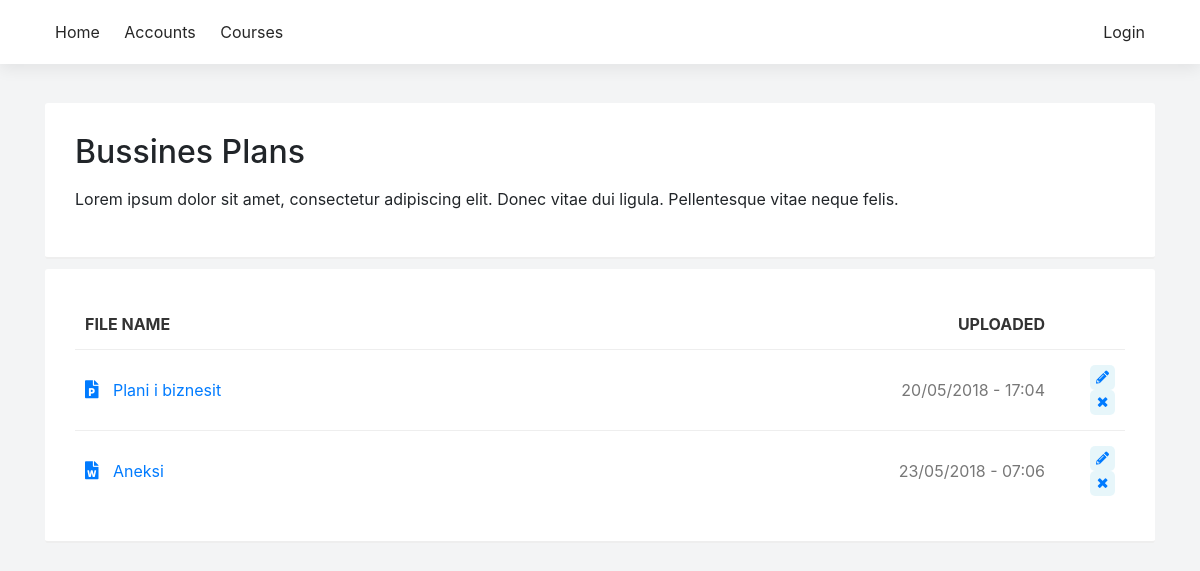
Page /programs/course/5 on the committed database.
### sems/models.py (models this page shows)
class Course(models.Model):
    name = models.CharField(max_length=200)
    summary = models.TextField(max_length=600, null=True, blank=True)
    program = models.ForeignKey(Program, on_delete=models.CASCADE)
    start_date = models.DateField()
    end_date = models.DateField()
    credits = models.IntegerField(null=True, default=80)
    def __str__(self):
        return self.name

class Upload(models.Model):
    name = models.CharField(max_length=100)
    course = models.ForeignKey(Course, on_delete=models.CASCADE)
    file = models.FileField(upload_to='files/', validators=[FileExtensionValidator(['pdf', 'docx', 'doc', 'xls', 'xlsx', 'ppt', 'pptx', 'zip', 'rar', '7zip'])])
    upload_time = models.DateTimeField(default=datetime.now, null=True)
    def get_extension_short(self):
        ext = str(self.file).split(".")
        ext = ext[len(ext)-1]
        if ext == 'doc' or ext == 'docx':
            return 'word'
        elif ext == 'pdf':
            return 'pdf'
        elif ext == 'xls' or ext == 'xlsx':
            return 'excel'
        elif ext == 'ppt' or ext == 'pptx':
            return 'powerpoint'
        elif ext == 'zip' or ext == 'rar' or ext == '7zip':
            return 'archive'
    def __str__(self):
        return str(self.file)[6:]

### sems/views.py (the view)
# urls.py: path('programs/course/<int:pk>', views.course_detail, name='course_detail'),
def course_detail(request, pk):
    course = Course.objects.get(pk = pk)
    files = Upload.objects.filter(course_id = pk)
    users = User.objects.all()
    return render(
        request, 'course_single.html', {'usrs': users, 'course': course, 'files': files, 'media_url': settings.MEDIA_ROOT},
    )

### sems/templates/course_single.html (shortened to what this page needs)
{% extends 'base_generic.html' %}
{% block content %}
<div class="card-box">
    <h2>{{ course }}</h2>
    <p>Lorem ipsum dolor sit amet, consectetur adipiscing elit. Donec vitae dui ligula. Pellentesque vitae neque felis.</p>
</div>
{% load static %}
<div class="shadow-box">
    {% if files %}
    <table>
        <thead>
            <tr>
                <th>File name</th>
                <th class="text-right">Uploaded</th>
                <th></th>
            </tr>
        </thead>
        <tbody>
        {% for file in files %}
        <tr>
            <td><a href="{% static 'uploads/' %}{{ file.file }}" title="{{ file }}"><i style="font-size: 18px; padding-right: 10px;" class="fas fa-file-{{ file.get_extension_short }}"></i> {{ file.name }}</a><br/></td>
            <td class="text-right">{{ file.upload_time|date:'d/m/Y - H:i' }}</td>
            <td style="width: 70px" class="text-right"><a href="#"><span class="label sm-label"><i class="fas fa-pencil-alt"></i></span></a>
                <a href="#"><span class="label sm-label"><i class="fas fa-times"></i></span></a></td>
        </tr>
        {% endfor %}
        </tbody>
    </table>
    {% else %}
    <p class="lead">No files have been uploaded</p>
    {% endif %}
    </div>
{% endblock %}

### sems/static/css/main.css (style rules this page uses)
* { --main-color: #006992; }
body { background-color: rgb(243, 244, 245) }
.shadow-box, .card-box { background-color: #fff; padding: 30px; border-radius: 3px; margin-bottom: 10px; border-bottom: 2px solid #eee; }
table { width: 100%; }
td, th { padding: 15px 10px; border-top: 1px solid #eee; color: #777; }
th { border: none; color: #333; background-color: #fff; text-transform: uppercase; }
.label { display: inline-flex; justify-content: center; align-items: center; background-color: #5bc0de25; border-radius: 5px; padding: 5px; }
.sm-label { width: 25px; height: 25px; font-size: 13px; }

### rows in the picture
Course: name "Bussines Plans"
Upload: name "Plani i biznesit", upload_time "20/05/2018 - 17:04"
Upload: name "Aneksi", upload_time "23/05/2018 - 07:06"
